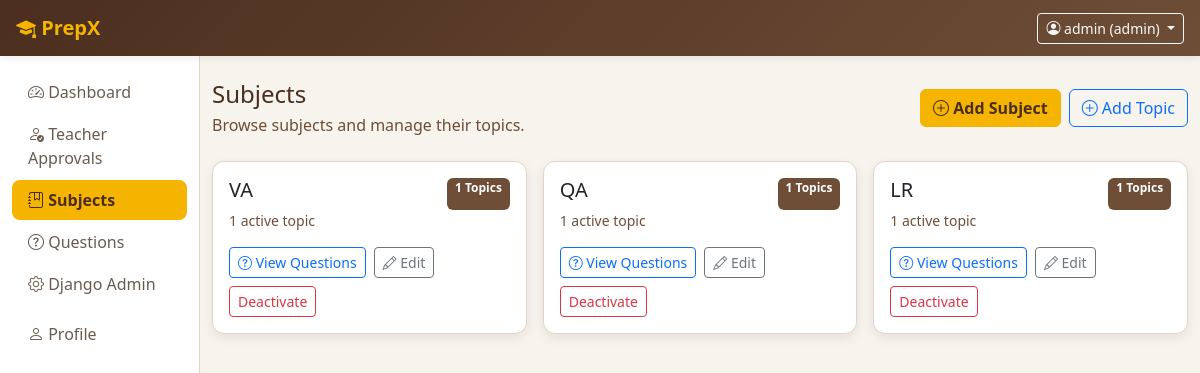
Page /subjects/ (signed in) on the committed database.
### accounts/models.py (models this page shows, shortened)
class User(AbstractUser):
    ROLE_CHOICES = (
        ('admin', 'Admin'),
        ('teacher', 'Teacher'),
        ('student', 'Student'),
    )
    role = models.CharField(max_length=10, choices=ROLE_CHOICES, default='student')
    is_approved = models.BooleanField(
        default=True,
        help_text="Teachers require admin approval before activation."
    )

### subjects/models.py (models this page shows, shortened)
class Subject(BaseModel):
    name = models.CharField(max_length=100, unique=True)
    class Meta:
        constraints = [
            UniqueConstraint(Lower('name'), name='unique_subject_name_ci'),
        ]
        ordering = ['name']  # for sorting in ascending

### subjects/views.py (the view)
# urls.py: path('', views.subject_list, name='subject_list'),
@login_required
def subject_list(request):
    subjects = Subject.objects.filter(
        is_active=True
    ).annotate(
        topic_count=Count(
            'topics',
            filter=Q(topics__is_active=True)
        )
    )
    return render(
        request,
        'subjects/list.html',
        {'subjects': subjects}
    )

### templates/subjects/list.html
{% extends 'base.html' %}
{% block content %}
<div class="d-flex justify-content-between align-items-center mb-4">
    <div>
        <h4 class="mb-1">Subjects</h4>
        <p class="text-secondary mb-0">
            Browse subjects and manage their topics.
        </p>
    </div>
    {% if user.role == 'admin' %}
        <div class="d-flex gap-2">
            <a href="{% url 'add_subject' %}" class="btn btn-primary">
                <i class="bi bi-plus-circle"></i>
                Add Subject
            </a>
            <a href="{% url 'add_topic' %}" class="btn btn-outline-primary">
                <i class="bi bi-plus-circle"></i>
                Add Topic
            </a>
        </div>
    {% endif %}
</div>
<div class="row g-3">
    {% for subject in subjects %}
        <div class="col-md-4">
            <div class="card card-stat h-100">
                <div class="card-body">
                    <div class="d-flex justify-content-between">
                        <h5 class="card-title">
                            {{ subject.name }}
                        </h5>
                        <span class="badge bg-secondary">
                            {{ subject.topic_count }} Topics
                        </span>
                    </div>
                    <p class="text-secondary small">
                        {{ subject.topic_count }}
                        active topic{{ subject.topic_count|pluralize }}
                    </p>
                    <div class="d-flex flex-wrap gap-2">
                        <a
                            href="{% url 'question_list' %}?subject={{ subject.id }}"
                            class="btn btn-outline-primary btn-sm"
                        >
                            <i class="bi bi-question-circle"></i>
                            View Questions
                        </a>
                        {% if user.role == 'admin' %}
                            <a
                                href="{% url 'edit_subject' subject.id %}"
                                class="btn btn-outline-secondary btn-sm"
                            >
                                <i class="bi bi-pencil"></i>
                                Edit
                            </a>
                            <a
                                href="{% url 'delete_subject' subject.id %}"
                                class="btn btn-outline-danger btn-sm"
                                onclick="return confirm('Deactivate this subject?')"
                            >
                                Deactivate
                            </a>
                        {% endif %}
                    </div>
                </div>
            </div>
        </div>
    {% empty %}
        <div class="col-12">
            <div class="text-center py-5 text-secondary">
                No subjects available.
            </div>
        </div>
    {% endfor %}
</div>
{% endblock %}

### templates/base.html (shortened to what this page needs)
<!DOCTYPE html>
{% load static %}
<html lang="en">
<head>
    <link href="https://cdn.jsdelivr.net/npm/bootstrap@5.3.3/dist/css/bootstrap.min.css" rel="stylesheet">
    <link href="https://cdn.jsdelivr.net/npm/bootstrap-icons@1.11.3/font/bootstrap-icons.css" rel="stylesheet">
    <link href="{% static 'css/app.css' %}" rel="stylesheet">
</head>
<body>
<nav class="navbar navbar-dark navbar-prepx px-3">
    <a class="navbar-brand fw-bold" href="{% url 'role_redirect' %}">
        <i class="bi bi-mortarboard-fill"></i>
        PrepX
    </a>
    {% if user.is_authenticated %}
        <div class="d-flex align-items-center">
            <div class="dropdown">
                <button
                    class="btn btn-outline-light btn-sm dropdown-toggle"
                    type="button"
                    data-bs-toggle="dropdown"
                    aria-expanded="false"
                >
                    <i class="bi bi-person-circle"></i>
                    {{ user.username }} ({{ user.role }})
                </button>
            </div>
        </div>
    {% endif %}
</nav>
<div class="container-fluid">
    <div class="row">
        {% if user.is_authenticated %}
            <div class="col-md-2 sidebar py-3">
                {% include 'partials/sidebar.html' %}
            </div>
            <div class="col-md-10 py-4">
        {% else %}
            <div class="col-12 py-4">
        {% endif %}
                {% block content %}
                {% endblock %}
            </div>
    </div>
    </div>
</body>
</html>

### static/css/app.css (style rules this page uses)
:root { --primary: #f4b400; --primary-dark: #d99400; --secondary: #6f4e37; --secondary-dark: #4b2e1f; --accent: #ffd166; --success: #2e7d32; --warning: #d97706; --danger: #c62828; --background: #f7f3ed; --surface: #ffffff; --text-primary: #2c1e12; --text-secondary: #6b5b4d; --border: #e3d5c5; --shadow: rgba(44, 30, 18, 0.08); }
body { background-color: var(--background); color: var(--text-primary); }
.navbar-prepx { background: linear-gradient( 135deg, var(--secondary-dark), var(--secondary) ); box-shadow: 0 2px 8px var(--shadow); }
.navbar-prepx .navbar-brand { color: var(--primary); }
.sidebar { background-color: var(--surface); border-right: 1px solid var(--border); min-height: calc(100vh - 56px); }
.card-stat { border: 1px solid var(--border); border-radius: 12px; background-color: var(--surface); box-shadow: 0 4px 12px var(--shadow); transition: transform 0.2s ease, box-shadow 0.2s ease; }
.btn-primary { background-color: var(--primary); border-color: var(--primary); color: var(--secondary-dark); font-weight: 600; }
.card { border: 1px solid var(--border); border-radius: 12px; box-shadow: 0 4px 12px var(--shadow); }
.badge.bg-secondary { background-color: var(--secondary) !important; }
a { color: var(--secondary); }
h1, h2, h3, h4, h5, h6 { color: var(--secondary-dark); }
.text-secondary { color: var(--secondary) !important; }

### rows in the picture
User: username "admin", role "admin"
Subject: name "VA", topic_count "1"
Subject: name "QA", topic_count "1"
Subject: name "LR", topic_count "1"
